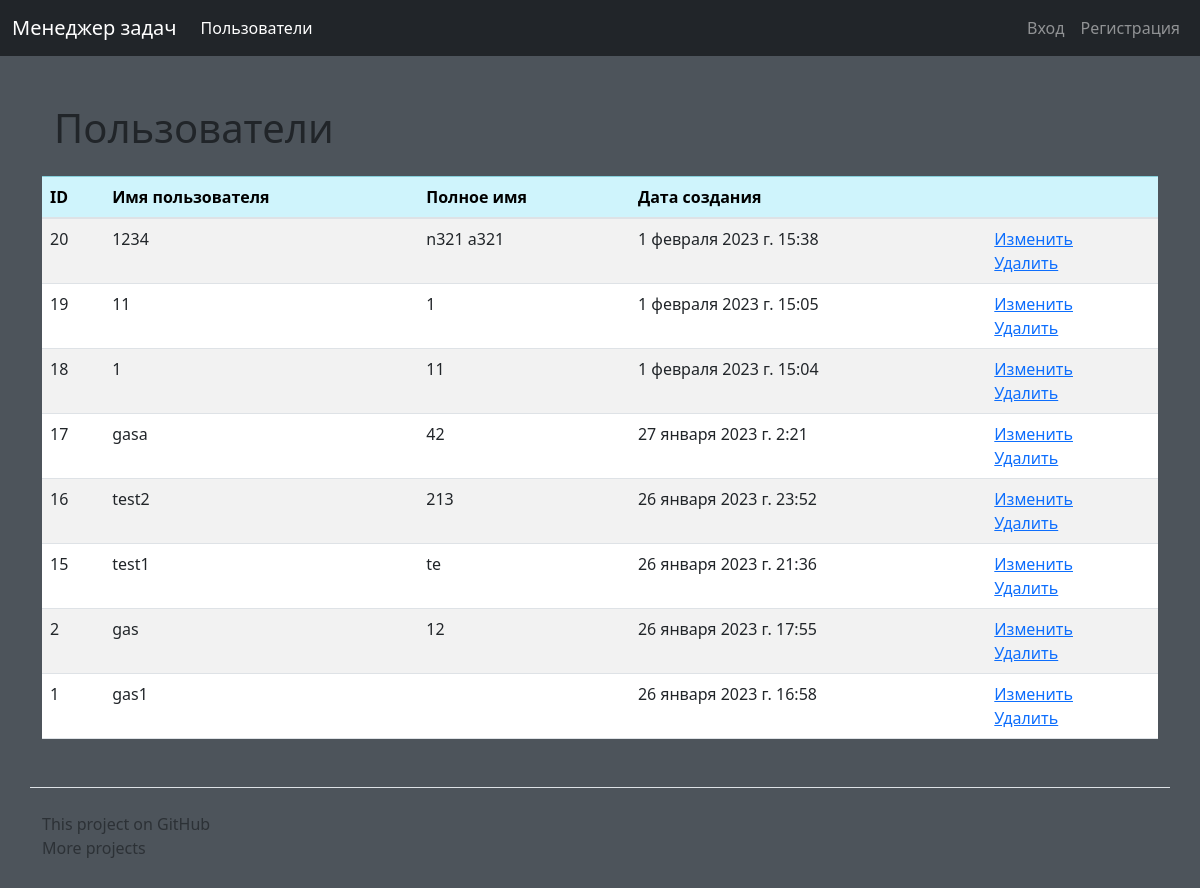
/users/, run on the app's committed database.
### users/models.py (models this page shows, shortened)
class Users(AbstractUser):
    class Meta:
        ordering = ['-date_joined']

### users/views.py (the view)
# urls.py: path('', UserView.as_view(), name='users'),
class UserView(ListView):
    template_name = 'users/users.html'
    model = Users
    context_object_name = 'users'
    extra_context = {'title': _('Users'), 'btn_update': _('Update'), 'btn_delete': _('Delete')}
    redirect_field_name = 'home'

### task_manager/templates/users/users.html (shortened to what this page needs)
{% extends 'base.html' %}
{% load bootstrap4 %}
{% load i18n %}
{% block content %}
<div class="container wrapper flex-grow-1">
    <h1 class="my-4">{{ title }}</h1></div>
<table class="table table-striped">
    <thead>
    <tr class="table-info">
        <th scope="col">ID</th>
        <th scope="col">{% trans 'Username' %}</th>
        <th scope="col">{% trans 'Fullname' %}</th>
        <th scope="col">{% trans 'Created date' %}</th>
        <th scope="col"></th>
    </tr>
    </thead>
    {% for user in users %}
    <tr>
        <td>{{user.id}}</td>
        <td>{{user.username}}</td>
        <td>{{user.first_name}} {{user.last_name}}</td>
        <td>{{user.date_joined}}</td>
        <td>
            <a href="{% url 'update_user' user.pk %}">{{ btn_update }}</a>
            <br>
            <a href="{% url 'delete_user' user.pk %}">{{ btn_delete }}</a>
        </td>
    </tr>
    {% empty %}
    <li>Sorry, no athletes in this list.</li>
    {% endfor %}
</table>
{% endblock %}

### task_manager/templates/base.html (style rules this page uses)
body { padding-top: 5rem; background-color: #4d545b; }

### data on the page
Users: id "20", username "1234", first_name "n321", last_name "a321", date_joined "1 февраля 2023 г. 15:38", btn_update "Изменить", btn_delete "Удалить"
Users: id "19", username "11", first_name "1", date_joined "1 февраля 2023 г. 15:05", btn_update "Изменить", btn_delete "Удалить"
Users: id "18", username "1", first_name "11", date_joined "1 февраля 2023 г. 15:04", btn_update "Изменить", btn_delete "Удалить"
Users: id "17", username "gasa", first_name "42", date_joined "27 января 2023 г. 2:21", btn_update "Изменить", btn_delete "Удалить"
Users: id "16", username "test2", first_name "213", date_joined "26 января 2023 г. 23:52", btn_update "Изменить", btn_delete "Удалить"
Users: id "15", username "test1", first_name "te", date_joined "26 января 2023 г. 21:36", btn_update "Изменить", btn_delete "Удалить"
Users: id "2", username "gas", first_name "12", date_joined "26 января 2023 г. 17:55", btn_update "Изменить", btn_delete "Удалить"
Users: id "1", username "gas1", date_joined "26 января 2023 г. 16:58", btn_update "Изменить", btn_delete "Удалить"

### other printed values
{{ title }} "Пользователи"
